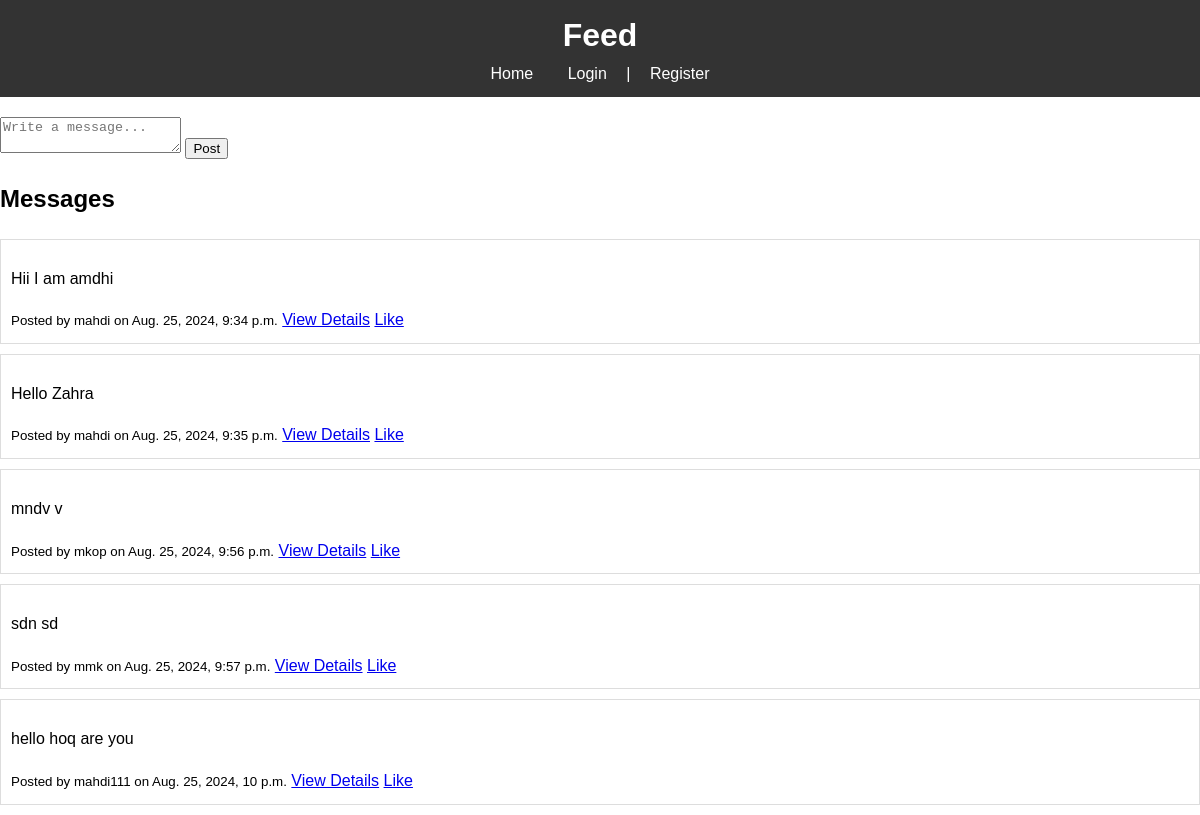
The page /feed/feed/ on the database its author committed.
### feed/models.py (models this page shows, shortened)
class Message(models.Model):
    user = models.ForeignKey(User, on_delete=models.CASCADE)
    content = models.TextField()
    created_at = models.DateTimeField(auto_now_add=True)

### feed/views.py (the view)
# urls.py: path('feed/', views.feed, name='feed'),
def feed(request):
    messages = Message.objects.all()
    return render(request, 'feed/feed.html', {'messages': messages})

### feed/templates/feed/feed.html (shortened to what this page needs)
<!DOCTYPE html>
<html>
<head>
    {% load static %}
    <link rel="stylesheet" type="text/css" href="{% static 'css/style.css' %}">
</head>
<body>
    <header>
        <h1>Feed</h1>
        <nav>
            <a href="{% url 'home' %}">Home</a>
            {% if user.is_authenticated %}
                <a href="{% url 'logout' %}">Logout</a>
            {% else %}
                <a href="{% url 'login' %}">Login</a> | <a href="{% url 'register' %}">Register</a>
            {% endif %}
        </nav>
    </header>
    <main>
        <form method="post" action="{% url 'post_message' %}">
            <textarea name="content" placeholder="Write a message..."></textarea>
            <button type="submit">Post</button>
        </form>
        <h2>Messages</h2>
        {% for message in messages %}
            <div class="message">
                <p>{{ message.content }}</p>
                <small>Posted by {{ message.user }} on {{ message.created_at }}</small>
                <a href="{% url 'message_detail' message.id %}">View Details</a>
                <a href="{% url 'like_message' message.id %}">Like</a>
            </div>
        {% empty %}
            <p>No messages to display.</p>
        {% endfor %}
    </main>
</body>
</html>

### feed/static/css/style.css (style rules this page uses)
body { font-family: Arial, sans-serif; line-height: 1.6; margin: 0; padding: 0; }
header { background: #333; color: #fff; padding: 10px 0; text-align: center; }
nav a { color: #fff; margin: 0 15px; text-decoration: none; }
h1 { margin: 0; }
form { margin: 20px 0; }
.message, .comment { border: 1px solid #ddd; padding: 10px; margin: 10px 0; }

### rows shown on the page
Message: content "Hii I am amdhi", user "mahdi", created_at "Aug. 25, 2024, 9:34 p.m."
Message: content "Hello Zahra", user "mahdi", created_at "Aug. 25, 2024, 9:35 p.m."
Message: content "mndv v", user "mkop", created_at "Aug. 25, 2024, 9:56 p.m."
Message: content "sdn sd", user "mmk", created_at "Aug. 25, 2024, 9:57 p.m."
Message: content "hello hoq are you", user "mahdi111", created_at "Aug. 25, 2024, 10 p.m."
